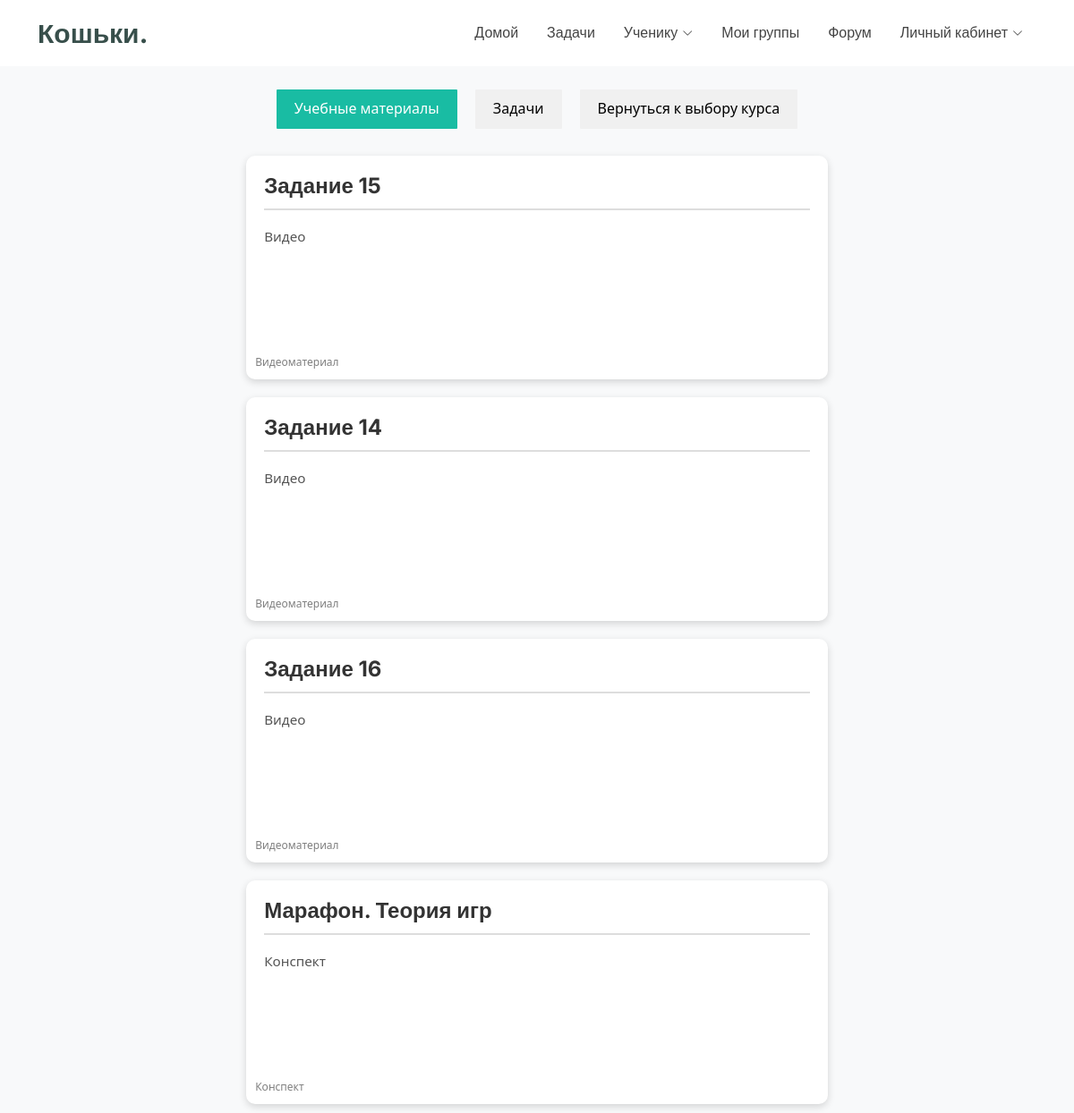
The app's page /courses/0 with its own data.
### tables this page shows
CREATE TABLE learning_materials (material_id INT PRIMARY KEY, material_type INT, material_name VARCHAR (255), material_description TEXT, material_statement TEXT, material_ege_type INT);

### main.py (the view)
@app.route("/courses/<course_id>")
def course_page(course_id):
    materials = dr.get_course_materials(course_id)
    variant = dr.get_course_variant(course_id)
    return render_template("courses/course_page.html", materials=materials, course_id=course_id, variant_id=variant[0][0])

### database_requests.py (called while the page is built)
def sql_execute(sql_request):
    ret = cursor.execute(sql_request)
    return ret

def get_course_materials(course_id):
    sql_req = f"""
            SELECT
                learning_materials.material_id, material_type, material_name, material_description, material_statement, material_ege_type
            FROM
                course_material INNER JOIN learning_materials
            ON
                course_material.material_id = learning_materials.material_id
            WHERE
                course_material.course_id = {course_id}
    """
    return sql_execute(sql_req).fetchall()

def get_course_variant(course_id):
    sql_req = f"""
            SELECT
                course_variant.variant_id
            FROM
                course_variant
            WHERE
                course_variant.course_id = {course_id}
    """
    return sql_execute(sql_req).fetchall()

### templates/courses/course_page.html (shortened to what this page needs)
<!DOCTYPE html>
<html lang="ru">
<head>
    <link href="{{ url_for('static', filename='vendor/bootstrap/css/bootstrap.min.css') }}" rel="stylesheet">
    <link href="{{ url_for('static', filename='vendor/bootstrap-icons/bootstrap-icons.css') }}" rel="stylesheet">
    <link href="{{ url_for('static', filename='vendor/aos/aos.css') }}" rel="stylesheet">
    <link href="{{ url_for('static', filename='vendor/glightbox/css/glightbox.min.css') }}" rel="stylesheet">
    <link href="{{ url_for('static', filename='vendor/swiper/swiper-bundle.min.css') }}" rel="stylesheet">
    <link href="{{ url_for('static', filename='/css/main.css') }}" rel="stylesheet">
</head>
<body>
    {% include 'header.html' %}
    <div class="tabs">
        <button class="tab-button active" onclick="window.location.href='/courses/{{ course_id }}'">Учебные материалы</button>
        <button class="tab-button" onclick="window.location.href='/variants_fc/{{ course_id }}/{{ variant_id }}'">Задачи</button>
        <button class="tab-button" onclick="window.location.href='/courses/all'">Вернуться к выбору курса</button>
    </div>
    <div class="tab-content active" id="materials-container">
        <div class="container" id="lectures-container">
            {% for material in materials %}
            <a href="/learning-materials/{{ material[0] }}" class="problem-card default">
                <h5 class="problem-title">{{ material[2] }}</h5>
                {% if material[3] %}
                    <p class="problem-question">{{ material[3] }}</p>
                {% endif %}
                <div class="card-label">
                    {% if material[1] == 0 %}
                        Видеоматериал
                    {% elif material[1] == 1 %}
                        Презентация
                    {% elif material[1] == 2 %}
                        Конспект
                    {% endif %}
                </div>
            </a>
            {% endfor %}
        </div>
    </div>
</body>
</html>

### static/css/main.css (style rules this page uses)
:root { --default-font: "Roboto", system-ui, -apple-system, "Segoe UI", Roboto, "Helvetica Neue", Arial, "Noto Sans", "Liberation Sans", sans-serif, "Apple Color Emoji", "Segoe UI Emoji", "Segoe UI Symbol", "Noto Color Emoji"; --heading-font: "Inter", sans-serif; --nav-font: "Poppins", sans-serif; }
:root { --background-color: #ffffff; --default-color: #444444; --heading-color: #384f4b; --accent-color: #1bbca3; --surface-color: #ffffff; --contrast-color: #ffffff; --incorrect-answer-color: #ff4040; --correct-answer-color: #acf273; --empty-answer-color: #c9c9c9; }
:root { --nav-color: #444444; --nav-hover-color: #1bbca3; --nav-mobile-background-color: #ffffff; --nav-dropdown-background-color: #ffffff; --nav-dropdown-color: #444444; --nav-dropdown-hover-color: #1bbca3; }
:root { scroll-behavior: smooth; }
body { color: var(--default-color); background-color: var(--background-color); font-family: var(--default-font); overflow-y: scroll; }
a { color: var(--accent-color); text-decoration: none; transition: 0.3s; }
h1, h2, h3, h4, h5, h6 { color: var(--heading-color); font-family: var(--heading-font); }
.active, .accordion:hover { background-color: #ccc; }
.problem-title { font-size: 1.5rem; font-weight: 500; margin-bottom: 10px; }
.problem-question { font-size: 1.2rem; margin-bottom: 10px; color: #555; }
.problem-card { border-radius: 8px; box-shadow: 0 2px 10px rgba(0, 0, 0, 0.1); padding: 20px; margin-bottom: 20px; width: 60%; transition: transform 0.3s, box-shadow 0.3s; }
.problem-card.default { background-color: #ffffff; }

### templates/courses/course_page.html (style rules this page uses)
body { background-color: #f8f9fa; padding-top: 70px; }
.container { background-color: #f8f9fa; display: flex; justify-content: center; flex-wrap: wrap; }
.problem-card { background: #fff; border-radius: 10px; margin: 10px; padding: 20px; width: calc(60% - 20px); height: 250px; display: flex; flex-direction: column; box-shadow: 0 3px 8px rgba(0, 0, 0, 0.15); transition: transform 0.3s ease, box-shadow 0.3s ease; cursor: pointer; word-wrap: break-word; position: relative; }
.problem-title { margin-bottom: 10px; color: #333; font-weight: 700; border-bottom: 2px solid #ddd; padding-bottom: 10px; }
.problem-question { color: #555; font-size: 0.95em; line-height: 1.4; margin: 10px 0; }
.card-label { position: absolute; bottom: 10px; left: 10px; color: rgba(0, 0, 0, 0.5); font-size: 12px; }
.tabs { display: flex; justify-content: center; margin-bottom: 20px; margin-top: 30px; }
.tab-button { padding: 10px 20px; margin: 0 10px; border: none; background-color: #f0f0f0; cursor: pointer; border-radius: 1px; transition: background-color 0.3s ease; }
.tab-button.active { background-color: #19bca3; color: white; }
.tab-content { display: none; }
.tab-content.active { background-color: #f8f9fa; display: block; }

### records on screen
learning_materials: material_name "Задание 15", material_description "Видео", material_type "Видеоматериал"
learning_materials: material_name "Задание 14", material_description "Видео", material_type "Видеоматериал"
learning_materials: material_name "Задание 16", material_description "Видео", material_type "Видеоматериал"
learning_materials: material_name "Марафон. Теория игр", material_description "Конспект", material_type "Конспект"
